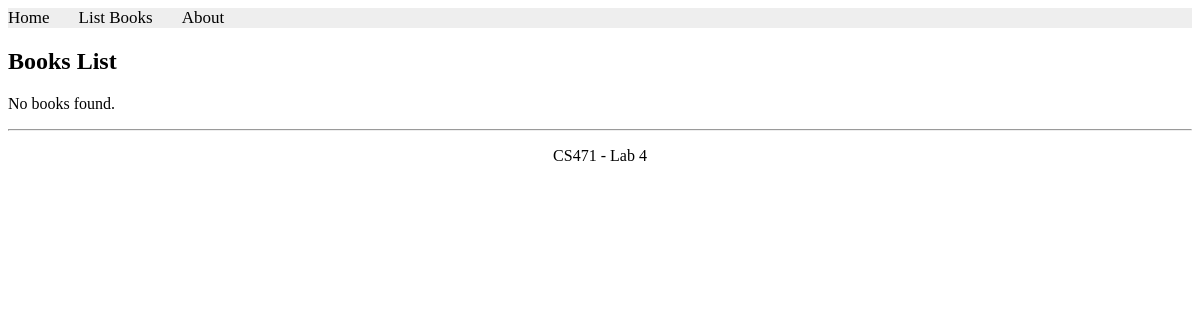
Before: /books/simple/query with the older database file.
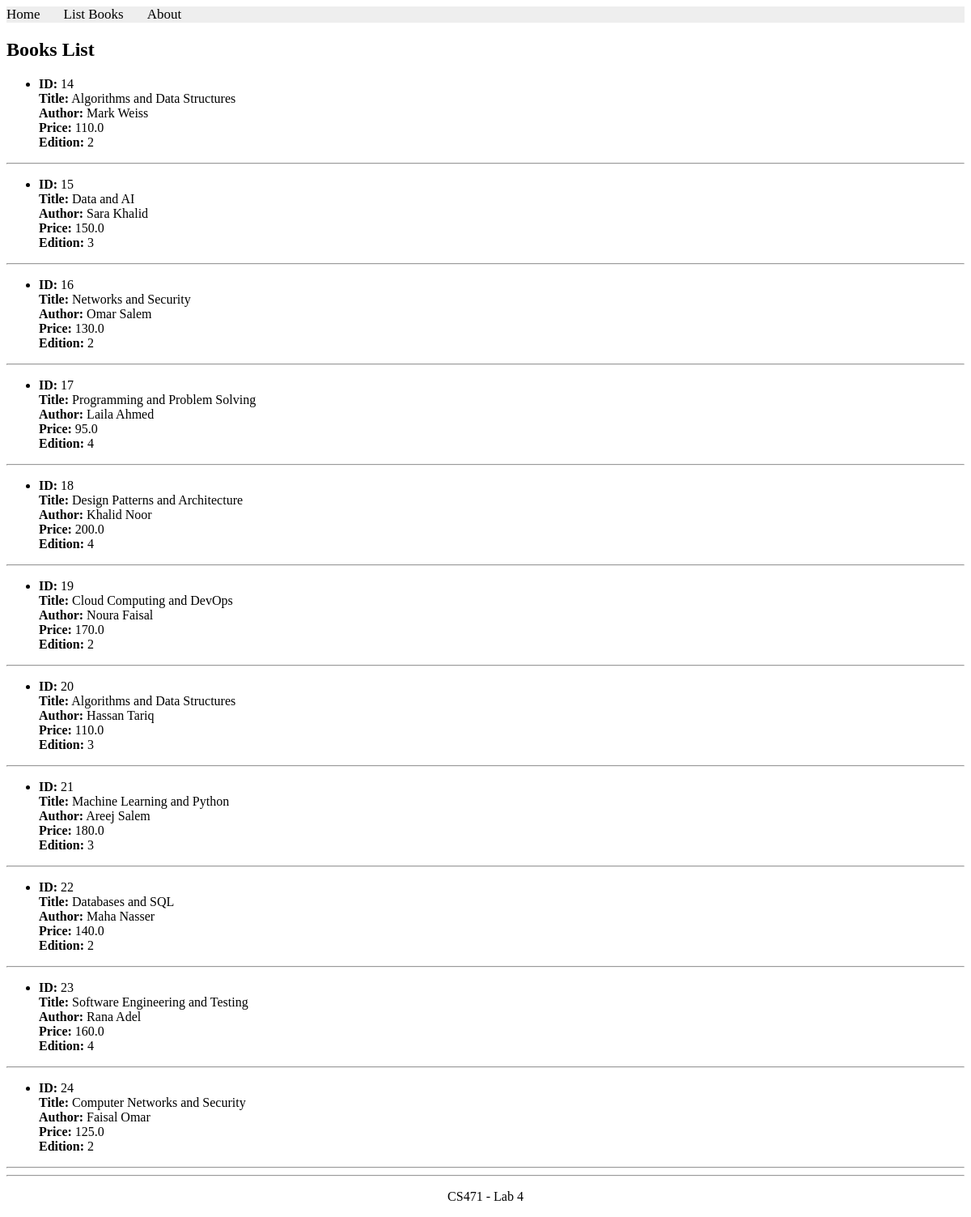
After: the same page with the newer database file.
### apps/bookmodule/models.py (models this page shows)
class Book(models.Model):
    title = models.CharField(max_length=50)
    author = models.CharField(max_length=50)
    price = models.FloatField(default=0.0)
    edition = models.SmallIntegerField(default=1)

### apps/bookmodule/views.py (the view)
# urls.py: path('simple/query', views.simple_query, name="books.simple_query"),
def simple_query(request):
    mybooks = Book.objects.filter(title__icontains='and')
    return render(request, "bookmodule/bookList.html", {'books': mybooks})

### apps/templates/bookmodule/bookList.html (shortened to what this page needs)
{% extends "layouts/base.html" %}
{% load static %}
{% block content %}
<h2>Books List</h2>
{% if books %}
    {% for book in books %}
        <ul>
            <li><strong>ID:</strong> {{ book.id }}</li>
            <strong>Title:</strong> {{ book.title }}<br>
            <strong>Author:</strong> {{ book.author }}<br>
            <strong>Price:</strong> {{ book.price }}<br>
            <strong>Edition:</strong> {{ book.edition }}<br>
        </ul>
        <hr>
    {% endfor %}
{% else %}
<p>No books found.</p>
{% endif %}
{% endblock content %}

### apps/templates/layouts/base.html (shortened to what this page needs)
<!DOCTYPE html>
<html>
{% load static %}
<head>
  <link rel="stylesheet" href="{% static 'styles.css' %}">
  <link rel="stylesheet"
        href="https://cdnjs.cloudflare.com/ajax/libs/font-awesome/4.7.0/css/font-awesome.min.css">
</head>
<body>
  {% include "includes/header.html" %}
  {% block content %} {% endblock content %}
  {% include "includes/footer.html" %}
</body>
</html>

### apps/templates/includes/header.html
{% with request.resolver_match.url_name as url_name %}
<div class="topnav">
  <a class="{% if url_name == 'books.index' %}active{% endif %}" href="{% url 'books.index' %}">Home</a>
  <a class="{% if url_name == 'books.list_books' %}active{% endif %}" href="{% url 'books.list_books' %}">List Books</a>
  <a class="{% if url_name == 'books.aboutus' %}active{% endif %}" href="{% url 'books.aboutus' %}">About</a>
</div>
{% endwith %}

### apps/templates/includes/footer.html
<hr>
<p style="text-align:center;">CS471 - Lab 4</p>

### apps/static/styles.css (style rules this page uses)
.topnav { background-color: #eeeeee; width: 100%; }
.topnav a { color: #000000; text-align: center; margin-right: 25px; text-decoration: none; font-size: 17px; }

Changed rows visible on the page:
added Book: id "14", title "Algorithms and Data Structures", author "Mark Weiss", price "110.0", edition "2"
added Book: id "15", title "Data and AI", author "Sara Khalid", price "150.0", edition "3"
added Book: id "16", title "Networks and Security", author "Omar Salem", price "130.0", edition "2"
added Book: id "17", title "Programming and Problem Solving", author "Laila Ahmed", price "95.0", edition "4"
added Book: id "18", title "Design Patterns and Architecture", author "Khalid Noor", price "200.0", edition "4"
added Book: id "19", title "Cloud Computing and DevOps", author "Noura Faisal", price "170.0", edition "2"
added Book: id "20", title "Algorithms and Data Structures", author "Hassan Tariq", price "110.0", edition "3"
added Book: id "21", title "Machine Learning and Python", author "Areej Salem", price "180.0", edition "3"
added Book: id "22", title "Databases and SQL", author "Maha Nasser", price "140.0", edition "2"
added Book: id "23", title "Software Engineering and Testing", author "Rana Adel", price "160.0", edition "4"
added Book: id "24", title "Computer Networks and Security", author "Faisal Omar", price "125.0", edition "2"
Other visible differences:
text no longer shown: "No books found."
